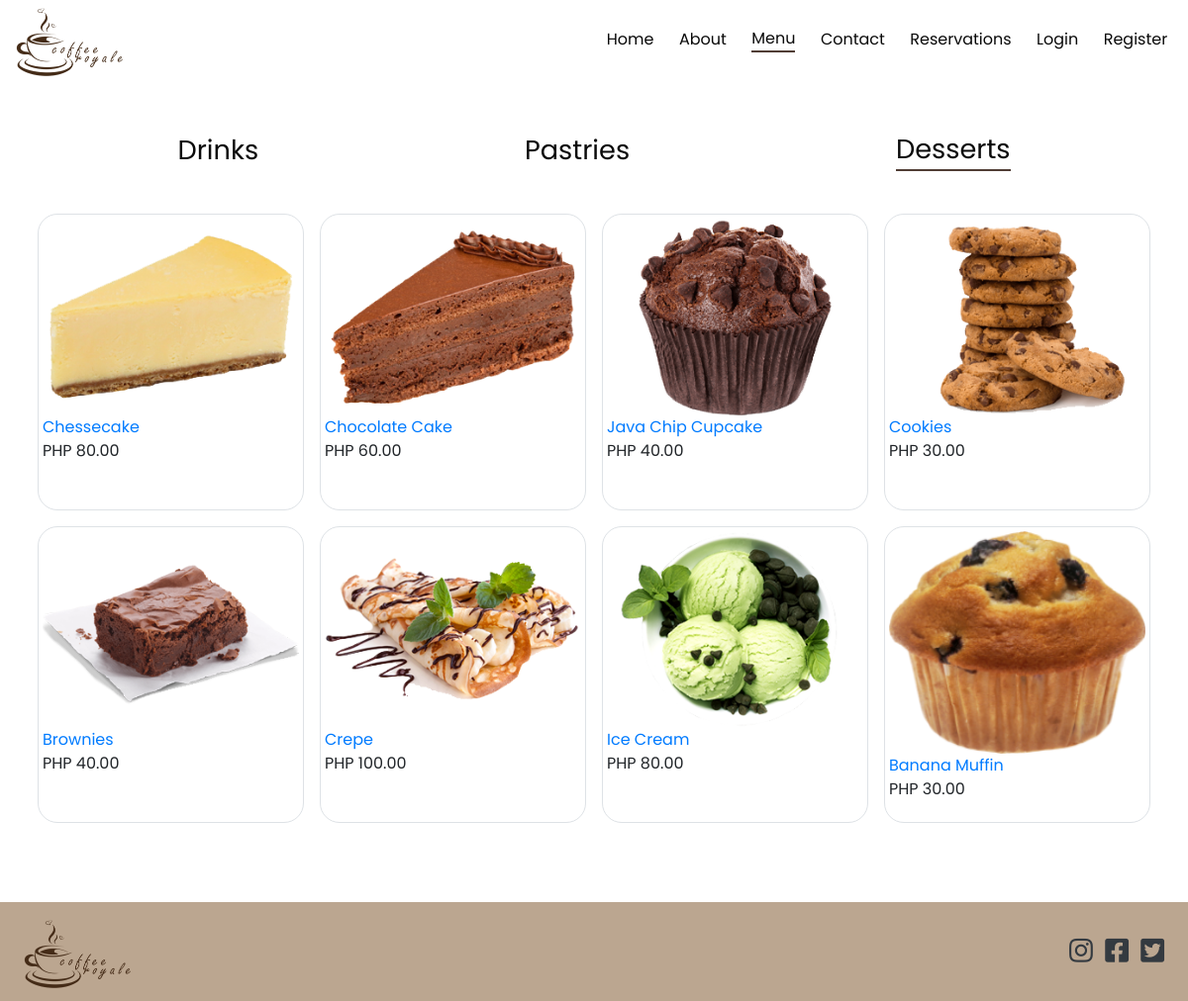
The page /desserts.php on the database its author committed.
### tables this page shows
CREATE TABLE `products` (
  `id` int(11) NOT NULL,
  `name` varchar(50) NOT NULL,
  `slug` varchar(50) NOT NULL,
  `image` varchar(50) NOT NULL,
  `price` double NOT NULL,
  `description` text NOT NULL,
  `category_id` int(11) NOT NULL
);

### app/models/User.php (called while the page is built, shortened)
<?php
class User extends Connection
{
    public static function Auth()
    {
        if (isset($_SESSION['id'])) {
            return true;
        } else {
            return false;
        }
    }
}

### app/config/Config.php (called while the page is built, shortened)
<?php
class Connection
{
    public $conn;
    public function __construct()
    {
        try {
            $dsn = 'mysql:host=' . HOST . ';dbname=' . DB_NAME;
            $this->conn = new PDO($dsn, USERNAME, PASSWORD);
            $this->conn->setAttribute(PDO::ATTR_DEFAULT_FETCH_MODE, PDO::FETCH_OBJ);
            $this->conn->setAttribute(PDO::ATTR_EMULATE_PREPARES, false);
        } catch (PDOException $e) {
            echo "Error!: " . $e->getMessage() . "<br/>";
            die();
        }
        return $this->conn;
    }
}

### app/controllers/ProductController.php (called while the page is built, shortened)
<?php
class Products extends Connection
{
    public function getDesserts()
    {
        $sql = "SELECT * FROM categories WHERE name=:desserts";
        $stmt = $this->conn->prepare($sql);
        $stmt->execute(['desserts' => 'desserts']);
        $dessert = $stmt->fetch();
        $category_id = $dessert->id;
        $sql = "SELECT * FROM products WHERE category_id=:category_id";
        $stmt = $this->conn->prepare($sql);
        $stmt->execute(['category_id' => $category_id]);
        $desserts = $stmt->fetchAll();
        return $desserts;
    }
}

### app/helpers/showPrice.php (called while the page is built)
<?php
function showPrice($price)
{
    return 'PHP ' . number_format((float)$price, 2, '.', '');
}

### desserts.php (the view, shortened to what this page needs)
<?php
$product = new Products();
$desserts = $product->getDesserts();
?>
<?php require_once BASE . '/app/includes/header.php' ?>
<div class="wrapper">
    <div class="menu-page">
        <nav class="menu-nav">
            <div class="container">
                <ul>
                    <li class="<?php echo (strpos(CURRENT_URL, 'menu') !== false) ? 'active' : '' ?>">
                        <a href="menu.php">Drinks</a>
                    </li>
                    <li class="<?php echo (strpos(CURRENT_URL, 'pastries') !== false) ? 'active' : '' ?>">
                        <a href="pastries.php">Pastries</a>
                    </li>
                    <li class="<?php echo (strpos(CURRENT_URL, 'desserts') !== false) ? 'active' : '' ?>">
                        <a href="desserts.php">Desserts</a>
                    </li>
                </ul>
            </div>
        </nav>
        <div class="container mt-3 mb-5">
            <div class="row ">
                <?php if ($desserts) : ?>
                    <?php foreach ($desserts as $dessert) : ?>
                        <div class="col-lg-3 col-md-4 col-sm-6 p-2">
                            <div class="border p-1 product-img" style="min-height: 300px">
                                <div class="img-container">
                                    <a href="product_detail.php?id=<?php echo $dessert->id ?>?category=desserts?name=<?php echo strtolower($dessert->name) ?>">
                                        <img src="<?php echo  'assets/img/product_images/' . $dessert->image ?>" class="img-fluid" alt="image" width="100%">
                                    </a>
                                </div>
                                <a href="product_detail.php?id=<?php echo $dessert->id ?>?category=desserts?name=<?php echo strtolower($dessert->name) ?>">
                                    <?php echo $dessert->name ?>
                                </a>
                                <p><?php echo showPrice($dessert->price) ?></p>
                            </div>
                        </div>
                    <?php endforeach; ?>
                <?php else : ?>
                    <h2 class="text-secondary text-center mx-auto">No dessert yet</h2>
                <?php endif; ?>
            </div>
        </div>
    </div>
</div>
<?php include 'app/includes/footer.php' ?>

### app/includes/header.php (shortened to what this page needs)
<!DOCTYPE html>
<html lang="en">
<head>
    <link rel="stylesheet" href="https://cdnjs.cloudflare.com/ajax/libs/font-awesome/5.15.2/css/all.min.css">
    <link rel="stylesheet" href="assets/css/bootstrap.min.css">
    <link rel="stylesheet" href="assets/css/flatpickr.min.css">
    <link rel="stylesheet" href="assets/css/main.css">
    <link rel="stylesheet" href="assets/css/sub-main.css">
    <link rel="stylesheet" href="assets/css/reservation.css">
</head>
<body>
    <nav class="main-nav" id="nav">
        <?php if (strpos(CURRENT_URL, 'about')) : ?>
            <a href="index.php" class="logo" id="logo"><img src="assets/img/logo2_light.png" alt="logo"></a>
        <?php else : ?>
            <a href="index.php" class="logo" id="logo"><img src="assets/img/logo2_dark.png" alt="logo"></a>
        <?php endif; ?>
        <ul>
            <li class="<?php echo (strpos(CURRENT_URL, 'index') !== false) ? 'active-home' : '' ?>">
                <a href="index.php">Home</a>
            </li>
            <li class="<?php echo (strpos(CURRENT_URL, 'about') !== false) ? 'active' : '' ?>">
                <a href="about.php">About</a>
            </li>
            <li class="
                <?php if (strpos(CURRENT_URL, 'menu') !== false) : ?>
                    active
                <?php elseif (strpos(CURRENT_URL, 'pastries') !== false) : ?>
                    active
                <?php elseif (strpos(CURRENT_URL, 'desserts') !== false) : ?>
                    active
                <?php endif ?>
                ">
                <a href="menu.php">Menu</a>
            </li>
            <li class="<?php echo (strpos(CURRENT_URL, 'contact') !== false) ? 'active' : '' ?>">
                <a href="contact.php">Contact</a>
            </li>
            <li class="<?php echo (strpos(CURRENT_URL, 'reservation') !== false) ? 'active' : '' ?>">
                <a href="reservations.php">Reservations</a>
            </li>
            <?php if (User::Auth()) : ?>
                <?php if ($user->isAdmin()) : ?>
                    <li>
                        <a href="admin/dashboard.php">Admin</a>
                    </li>
                <?php endif; ?>
                <li>
                    <form action="logout.php" method="POST">
                        <button type="submit" class="" name="logout" style="border:none; background:none; width:100%">Logout</button>
                    </form>
                </li>
            <?php else : ?>
                <li>
                    <a href="login.php">Login</a>
                </li>
                <li>
                    <a href="register.php">Register</a>
                </li>
            <?php endif ?>
        </ul>
    </nav>

### app/includes/footer.php (shortened to what this page needs)
<footer>
    <a href="index.php" class="logo"><img src="assets/img/logo2_dark.png" alt="logo"></a>
    <div class="footer-icons">
        <a href="#"><i class="icon fab fa-instagram text-dark"></i></a>
        <a href="#"><i class="icon fab fa-facebook-square text-dark"></i></a>
        <a href="#"><i class="icon fab fa-twitter-square text-dark"></i></a>
    </div>
</footer>
</body>
</html>

### assets/css/main.css (style rules this page uses)
* { margin: 0; padding: 0; -webkit-box-sizing: border-box; box-sizing: border-box; }
body { font-family: "Poppins", sans-serif; scroll-behavior: smooth; overflow-x: hidden; }
a { text-decoration: none; }
li { list-style: none; }
.main-nav { width: 100%; height: 10vh; display: -webkit-box; display: -ms-flexbox; display: flex; -ms-flex-pack: distribute; justify-content: space-around; -webkit-box-align: center; -ms-flex-align: center; align-items: center; padding: 0.5rem 0.5rem; -webkit-transition: 300ms ease-out; transition: 300ms ease-out; }
.main-nav ul { width: 50%; height: 100%; display: -webkit-box; display: -ms-flexbox; display: flex; -ms-flex-pack: distribute; justify-content: space-around; -webkit-box-align: center; -ms-flex-align: center; align-items: center; padding-top: 1rem; }
.main-nav ul li { -webkit-transition: 0.2s ease-in-out; transition: 0.2s ease-in-out; }
.main-nav ul li a { color: #fff; }
.main-nav ul li.active { border-bottom: 2px solid #503d35; }
.logo { padding-top: 5px; margin-right: auto; width: 120px; text-decoration: none; }
.logo img { width: 100%; height: 100%; }
footer { padding: 0 1rem; background: rgba(114, 41, 13, 0.52); background: #bba690; min-height: 100px; display: -webkit-box; display: -ms-flexbox; display: flex; -webkit-box-align: center; -ms-flex-align: center; align-items: center; z-index: -1; }
footer .logo { z-index: 100 !important; }
.footer-icons .icon { z-index: 100; color: black; font-size: 1.7rem; margin-right: 0.5rem; -webkit-transition: 0.3s ease; transition: 0.3s ease; }

### assets/css/sub-main.css (style rules this page uses)
.main-nav ul { padding-top: 1rem; }
.main-nav ul li a { color: #0a0a0a; }
.logo { padding-top: 5px; margin-right: auto; width: 120px; text-decoration: none; }
.logo img { width: 100%; height: 100%; }
.menu-page { width: 100%; min-height: 100vh; }
.menu-nav { margin-top: 2rem; width: 100%; min-height: 10vh; display: -webkit-box; display: -ms-flexbox; display: flex; -webkit-box-align: center; -ms-flex-align: center; align-items: center; -webkit-box-pack: center; -ms-flex-pack: center; justify-content: center; }
.menu-nav .container { width: 100%; height: 100%; }
.menu-nav .container ul { width: 100%; height: 100%; display: -webkit-box; display: -ms-flexbox; display: flex; -ms-flex-pack: distribute; justify-content: space-around; -webkit-box-align: center; -ms-flex-align: center; align-items: center; padding-top: 1rem; }
.menu-nav .container ul li a { color: #0a0a0a; text-decoration: none; font-size: 1.7rem; }
.menu-nav .container ul li.active { border-bottom: 2px solid #503d35; }
.product-img { border-radius: 20px; -webkit-transition: 0.3s ease-in-out; transition: 0.3s ease-in-out; }

### assets/css/reservation.css (style rules this page uses)
p { margin-top: 0; margin-bottom: 1rem; }

### rows shown on the page
products: image (picture), name "Chessecake", price "PHP 80.00"
products: image (picture), name "Chocolate Cake", price "PHP 60.00"
products: image (picture), name "Java Chip Cupcake", price "PHP 40.00"
products: image (picture), name "Cookies", price "PHP 30.00"
products: image (picture), name "Brownies", price "PHP 40.00"
products: image (picture), name "Crepe", price "PHP 100.00"
products: image (picture), name "Ice Cream", price "PHP 80.00"
products: image (picture), name "Banana Muffin", price "PHP 30.00"
